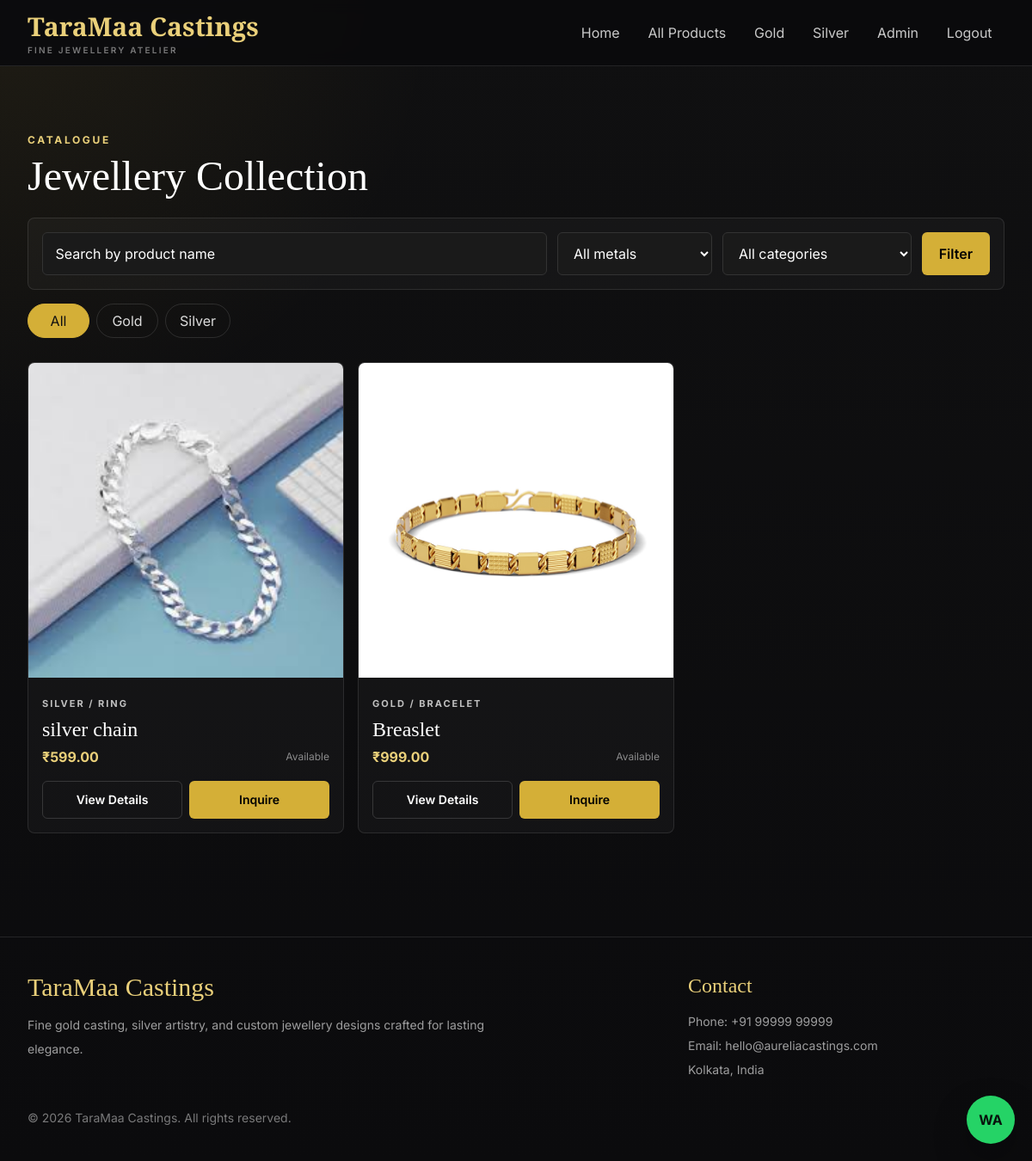
Page /products (signed in) on the committed database.
### app.py (models this page shows)
class Category(db.Model):
    id = db.Column(db.Integer, primary_key=True)
    name = db.Column(db.String(120), nullable=False)
    parent_id = db.Column(db.Integer, db.ForeignKey("category.id"))
    parent = db.relationship("Category", remote_side=[id], backref="children")
    products = db.relationship("Product", backref="category", lazy=True)
    @property
    def metal_type(self):
        current = self
        while current.parent:
            current = current.parent
        return current.name

class Product(db.Model):
    id = db.Column(db.Integer, primary_key=True)
    title = db.Column(db.String(180), nullable=False)
    slug = db.Column(db.String(220), unique=True, nullable=False)
    category_id = db.Column(db.Integer, db.ForeignKey("category.id"), nullable=False)
    price = db.Column(db.Float, nullable=False)
    weight = db.Column(db.String(80), nullable=False)
    purity = db.Column(db.String(80), nullable=False)
    description = db.Column(db.Text, nullable=False)
    image = db.Column(db.String(255))
    whatsapp_number = db.Column(db.String(32), nullable=False)
    availability_status = db.Column(db.String(40), nullable=False, default="Available")
    created_at = db.Column(db.DateTime, nullable=False, default=datetime.utcnow)
    gallery_images = db.relationship(
        "ProductImage", backref="product", lazy=True, cascade="all, delete-orphan"
    )

### app.py (the view)
@app.route("/products")
def products():
    page = request.args.get("page", 1, type=int)
    search = request.args.get("q", "").strip()
    category_id = request.args.get("category", type=int)
    metal = request.args.get("metal", "").strip()
    query = Product.query.join(Category)
    if search:
        query = query.filter(Product.title.ilike(f"%{search}%"))
    if category_id:
        query = query.filter(Product.category_id == category_id)
    if metal:
        root = Category.query.filter_by(name=metal, parent_id=None).first()
        if root:
            query = query.filter(or_(Category.id == root.id, Category.parent_id == root.id))
    pagination = query.order_by(Product.created_at.desc()).paginate(
        page=page, per_page=9, error_out=False
    )
    categories = Category.query.order_by(Category.name).all()
    return render_template(
        "products.html",
        pagination=pagination,
        products=pagination.items,
        categories=categories,
        selected_category=category_id,
        selected_metal=metal,
        search=search,
    )

### app.py (called while the page is built)
def whatsapp_link(product):
    message = quote(f"I want this jewellery design: {product.title}")
    number = re.sub(r"\D", "", product.whatsapp_number)
    return f"https://wa.me/{number}?text={message}"

def top_level_categories():
    return Category.query.filter_by(parent_id=None).order_by(Category.name).all()

@app.context_processor
def inject_globals():
    return {
        "site_name": "TaraMaa Castings",
        "nav_categories": top_level_categories(),
        "whatsapp_link": whatsapp_link,
        "current_year": datetime.now().year,
    }

### templates/products.html (shortened to what this page needs)
{% extends "layout.html" %}
{% block content %}
<section class="py-10 sm:py-14">
  <div class="mx-auto max-w-7xl px-4 sm:px-6 lg:px-8">
    <div class="mb-6">
      <span class="text-xs font-bold uppercase tracking-[0.22em] text-goldSoft">Catalogue</span>
      <h1 class="mt-2 font-display text-5xl">Jewellery Collection</h1>
    </div>
    <form class="grid gap-3 rounded-lg border border-white/10 bg-white/[0.03] p-4 md:grid-cols-[minmax(220px,1fr)_180px_220px_auto]" method="get">
      <input class="field" type="search" name="q" value="{{ search }}" placeholder="Search by product name">
      <select class="field" name="metal">
        <option value="">All metals</option>
      </select>
      <select class="field" name="category">
        <option value="">All categories</option>
      </select>
      <button class="inline-flex min-h-12 items-center justify-center rounded-md bg-gold px-5 font-semibold text-black transition hover:bg-goldSoft">Filter</button>
    </form>
    <div class="mt-4 flex gap-2 overflow-x-auto pb-1">
      <a class="chip {% if not selected_metal %}chip-active{% endif %}" href="{{ url_for('products') }}">All</a>
      <a class="chip {% if selected_metal == 'Gold' %}chip-active{% endif %}" href="{{ url_for('products', metal='Gold') }}">Gold</a>
      <a class="chip {% if selected_metal == 'Silver' %}chip-active{% endif %}" href="{{ url_for('products', metal='Silver') }}">Silver</a>
    </div>
    <div class="mt-6 grid gap-4 sm:grid-cols-2 lg:grid-cols-3">
      {% for product in products %}
      {% include "_product_card.html" %}
      {% else %}
      <p class="text-white/55">No products matched your filters.</p>
      {% endfor %}
    </div>
  </div>
</section>
{% endblock %}

### templates/layout.html (shortened to what this page needs)
<!doctype html>
<html lang="en">
<head>
  <script src="https://cdn.tailwindcss.com"></script>
  <link rel="stylesheet" href="{{ url_for('static', filename='css/style.css', v='20260519-2') }}">
</head>
<body class="min-h-screen bg-ink font-sans text-white">
  <header class="sticky top-0 z-40 border-b border-white/10 bg-ink/95 backdrop-blur">
    <nav class="mx-auto flex min-h-[76px] max-w-7xl items-center justify-between px-4 sm:px-6 lg:px-8">
      <a class="flex flex-col leading-none" href="{{ url_for('index') }}">
        <span class="font-display text-3xl font-semibold text-goldSoft">{{ site_name }}</span>
        <small class="mt-1 text-[10px] font-semibold uppercase tracking-[0.22em] text-white/45">Fine Jewellery Atelier</small>
      </a>
      <div id="mainNav" class="hidden lg:block">
        <ul class="flex flex-col gap-1 pt-4 lg:flex-row lg:items-center lg:gap-1 lg:pt-0">
          <li><a class="nav-link" href="{{ url_for('index') }}">Home</a></li>
          <li><a class="nav-link" href="{{ url_for('products') }}">All Products</a></li>
          {% for category in nav_categories %}
          <li><a class="nav-link" href="{{ url_for('category_page', category_id=category.id) }}">{{ category.name }}</a></li>
          {% endfor %}
          {% if session.get('admin_logged_in') %}
          <li><a class="nav-link" href="{{ url_for('admin') }}">Admin</a></li>
          <li><a class="nav-link" href="{{ url_for('logout') }}">Logout</a></li>
          {% else %}
          <li class="lg:ml-2"><a class="inline-flex min-h-11 w-full items-center justify-center rounded-md bg-gold px-4 font-semibold text-black transition hover:bg-goldSoft lg:w-auto" href="{{ url_for('login') }}">Admin Login</a></li>
          {% endif %}
        </ul>
      </div>
    </nav>
  </header>
  <main>
    <div class="mx-auto max-w-7xl px-4 pt-4 sm:px-6 lg:px-8">
    </div>
    {% block content %}{% endblock %}
  </main>
  <a class="fixed bottom-5 right-5 z-30 inline-flex h-14 w-14 items-center justify-center rounded-full bg-[#25D366] font-bold text-[#08130d] shadow-luxe" href="https://wa.me/919999999999?text=I%20want%20this%20jewellery%20design" target="_blank" aria-label="Chat on WhatsApp">WA</a>
  <footer class="mt-16 border-t border-white/10 py-10">
    <div class="mx-auto grid max-w-7xl gap-8 px-4 sm:px-6 md:grid-cols-[2fr_1fr] lg:px-8">
      <div>
        <h3 class="font-display text-3xl text-goldSoft">{{ site_name }}</h3>
        <p class="mt-3 max-w-xl text-sm leading-7 text-white/60">Fine gold casting, silver artistry, and custom jewellery designs crafted for lasting elegance.</p>
      </div>
      <div class="text-sm leading-7 text-white/60">
        <h4 class="font-display text-2xl text-goldSoft">Contact</h4>
        <p class="mt-3">Phone: +91 99999 99999</p>
        <p>Email: hello@aureliacastings.com</p>
        <p>Kolkata, India</p>
      </div>
    </div>
    <div class="mx-auto mt-8 max-w-7xl px-4 text-sm text-white/45 sm:px-6 lg:px-8">&copy; {{ current_year }} {{ site_name }}. All rights reserved.</div>
  </footer>
</body>
</html>

### templates/_product_card.html
<article class="group flex h-full flex-col overflow-hidden rounded-lg border border-white/10 bg-white/[0.03] transition hover:-translate-y-1 hover:border-gold/50 hover:shadow-luxe">
  <a class="block flex-1" href="{{ url_for('product_detail', slug=product.slug) }}">
    <div class="aspect-square overflow-hidden bg-black/30">
      {% if product.image %}
      <img class="h-full w-full object-cover transition duration-300 group-hover:scale-105" src="{{ url_for('static', filename='uploads/products/' ~ product.image) }}" alt="{{ product.title }}">
      {% else %}
      <div class="flex h-full items-center justify-center text-sm text-white/45">No Image</div>
      {% endif %}
    </div>
    <div class="space-y-2 p-4">
      <span class="text-[11px] font-bold uppercase tracking-[0.18em] text-silver">{{ product.category.metal_type }} / {{ product.category.name }}</span>
      <h3 class="font-display text-2xl leading-none">{{ product.title }}</h3>
      <div class="flex items-center justify-between gap-3">
        <strong class="text-goldSoft">&#8377;{{ "%.2f"|format(product.price) }}</strong>
        <em class="text-xs not-italic text-white/50">{{ product.availability_status }}</em>
      </div>
    </div>
  </a>
  <div class="grid grid-cols-2 gap-2 p-4 pt-0">
    <a class="inline-flex min-h-11 items-center justify-center rounded-md border border-white/15 px-3 text-sm font-semibold transition hover:border-gold/50 hover:text-goldSoft" href="{{ url_for('product_detail', slug=product.slug) }}">View Details</a>
    <a class="inline-flex min-h-11 items-center justify-center rounded-md bg-gold px-3 text-sm font-semibold text-black transition hover:bg-goldSoft" target="_blank" href="{{ whatsapp_link(product) }}">Inquire</a>
  </div>
</article>

### static/css/style.css (style rules this page uses)
body { background: radial-gradient(circle at top left, rgba(212, 175, 55, 0.08), transparent 28%), linear-gradient(180deg, #101011 0%, #0b0b0d 100%); }
.nav-link, .mobile-link { display: inline-flex; min-height: 44px; align-items: center; border-radius: 0.375rem; padding: 0 0.9rem; color: rgba(255, 255, 255, 0.78); transition: color 0.2s ease, background-color 0.2s ease; }
.field { min-height: 48px; width: 100%; border: 1px solid #333333; border-radius: 0.375rem; background: #1a1a1a; padding: 0.75rem 0.9rem; color: #ffffff !important; caret-color: #ffffff; -webkit-text-fill-color: #ffffff; outline: none; }
select.field option { background: #1a1a1a; color: #ffffff; }
textarea.field, select.field, input.field { background: #1a1a1a; color: #ffffff !important; -webkit-text-fill-color: #ffffff !important; }
input.field::placeholder, textarea.field::placeholder { color: #888888; opacity: 1; }
input:not([type="checkbox"]):not([type="radio"]):not([type="submit"]):not([type="button"]):not([type="file"]), textarea, select { background: #1a1a1a !important; color: #ffffff !important; -webkit-text-fill-color: #ffffff !important; border: 1px solid #333333 !important; caret-color: #ffffff !important; }
input:not([type="checkbox"]):not([type="radio"]):not([type="submit"]):not([type="button"]):not([type="file"])::placeholder, textarea::placeholder { color: #888888 !important; opacity: 1; }
input, textarea, select { color: #ffffff !important; -webkit-text-fill-color: #ffffff !important; }
option { background: #1a1a1a !important; color: #ffffff !important; }
.chip { display: inline-flex; min-height: 40px; min-width: 72px; align-items: center; justify-content: center; border: 1px solid rgba(255, 255, 255, 0.12); border-radius: 999px; padding: 0 1rem; color: rgba(255, 255, 255, 0.85); white-space: nowrap; }
.chip-active { border-color: #D4AF37; background: #D4AF37; color: #111; }

### rows in the picture
Category: name "Gold"
Category: name "Silver"
Product: image (picture), category.metal_type "SILVER", category.name "RING", title "silver chain", price "599.00", availability_status "Available"
Product: image (picture), category.metal_type "GOLD", category.name "BRACELET", title "Breaslet", price "999.00", availability_status "Available"

### other values in the picture
{{ site_name }} "TaraMaa Castings"
